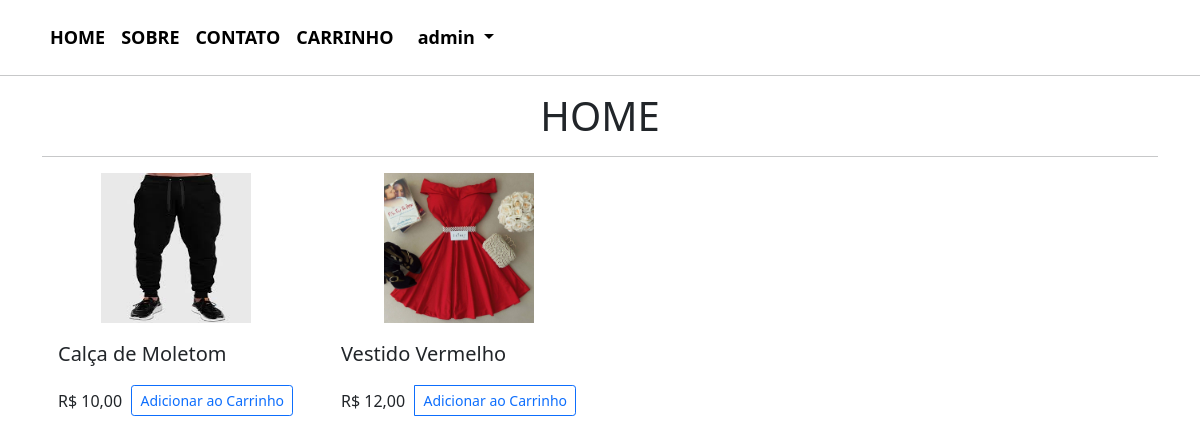
The app's page / (signed in) with its own data.
### lojaapp/models.py (models this page shows, shortened)
class Produto(models.Model):
    titulo = models.CharField(max_length=255)
    categoria = models.ForeignKey(Categoria, on_delete=models.CASCADE)
    criado_em = models.DateTimeField(auto_now_add=True)
    descricao = models.TextField(blank=True)
    imagem = models.ImageField(upload_to="imagens/")
    slug = models.SlugField(max_length=128)
    preco = models.DecimalField(max_digits=9,decimal_places=2)
    class Meta:
        verbose_name_plural = "Produtos"
        ordering = ("-criado_em",)
    def format_preco(self):
        return "R$ " + str(self.preco).replace(".",",")

### lojaapp/views.py (the view, shortened to what this page needs)
# urls.py: 2. Add a URL to urlpatterns:  path('', Home.as_view(), name='home')
def Home(request):
    if request.method == "GET":
        produtos = Produto.objects.all()
        resp = render(request, "home.html",{"produtos": produtos} )
        print(resp)
        return render(request, "home.html",{"produtos": produtos} )

### templates/home.html (shortened to what this page needs)
{% extends './base.html' %}
{% load static %}
{% block content%}
<div class="container">
  <h1 class = "text-center">HOME</h1>
  <hr>
    <div class="row row-cols-1 row-cols-sm-2 row-cols-md-4 g-3">
      {% for produto in produtos %}
        <div class="col">
        <div style="height:150px; width:150px; display: block; margin-left: auto; margin-right: auto;">
          <img style="height:100%; width:100%; display: block; margin-left: auto; margin-right: auto;"  src="{{produto.imagem.url}}"></img>
        </div>
        <div class="card-body">
          <span class="fs-5 fw-semibold">{{produto.titulo}}</span>
          <div class="d-flex justify-content-between align-items-center mt-3">
              <span id="preco_{{produto.id}}" class="font-weight-bold">{{produto.format_preco}}</span>
              <div class="btn-group" style = "margin-right: 0">
                  <form action="" method="POST">
                  <button name="produto" type="submit" value="{{produto.id}}" class="btn btn-sm btn-outline-primary">Adicionar ao Carrinho</button>
              </div>
          </div>
        </div>
      </div>
      {% endfor %}
{% endblock %}

### templates/base.html (shortened to what this page needs)
{% load static %}
{% load widget_tweaks %}
<!DOCTYPE html>
<html>
<head>
    <link href="https://cdn.jsdelivr.net/npm/bootstrap@5.0.0-beta1/dist/css/bootstrap.min.css" rel="stylesheet">
</head>
<body>
    <header>
        {% if user.is_authenticated %}
            <div class="container d-flex flex-row bd-highlight mt-3">
                <a href="/" class="p-2 bd-highlight" style="text-decoration: none; color: black; font-size: large;"> <b>HOME</b> </a>
                <a href="/sobre/" class="p-2 bd-highlight" style="text-decoration: none; color: black; font-size: large;"><b>SOBRE</b></a>
                <a href="/contato/" class="p-2 bd-highlight" style="text-decoration: none; color: black; font-size: large;"><b>CONTATO</b></a>
                <a href="/cart" class="p-2 bd-highlight" style="text-decoration: none; color: black; font-size: large;"><b>CARRINHO</b></a>
                <li class="nav-item dropdown d-flex justify-content-end" >
                    <a class="nav-link dropdown-toggle" href="#" id="navbarDropdown" role="button"
                    data-bs-toggle="dropdown" aria-expanded="false" style="text-decoration: none; color: black; font-size: large;">
                        <b>{{ user.get_username }}</b>
                    </a>
                </li>
            </div>
        {% else %}
            <li class="me-auto nav-item">
                <a class="nav-link" href="/accounts/login">Login</a>
            </li>
        {% endif %}
        <hr>
    </header>
    <div id="content">{% block content %} {% endblock %}</div>
</body>
</html>

### records on screen
Produto: imagem (picture), titulo "Calça de Moletom", format_preco "R$ 10,00", {{ produto.id }} 2 (drawn)
Produto: imagem (picture), titulo "Vestido Vermelho", format_preco "R$ 12,00", {{ produto.id }} 1 (drawn)

### other values on screen
{{ user.get_username }} "admin"
